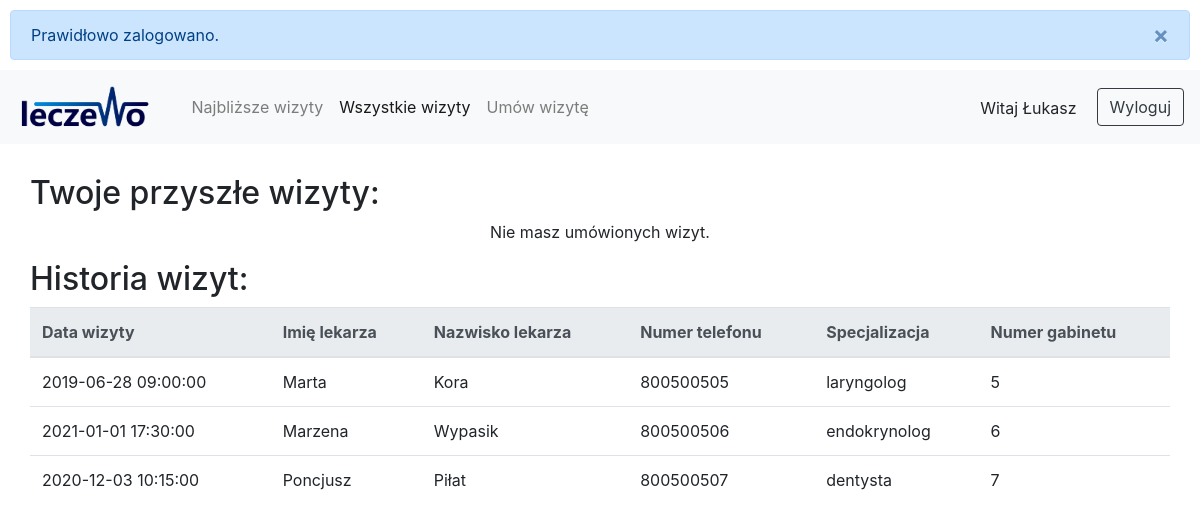
Page /patient.php?visits (signed in) on the committed database.
### tables this page shows
CREATE TABLE `pacjent` (
  `id` int(11) NOT NULL,
  `imie` text NOT NULL,
  `nazwisko` text NOT NULL,
  `data_urodzenia` date NOT NULL,
  `pesel` bigint(11) NOT NULL,
  `miasto` text NOT NULL,
  `adres` varchar(50) NOT NULL,
  `haslo` varchar(50) NOT NULL,
  `email` varchar(255) NOT NULL
);

CREATE TABLE `wizyta` (
  `id` int(11) NOT NULL,
  `id_pacjenta` int(11) DEFAULT NULL,
  `id_lekarza` int(11) DEFAULT NULL,
  `data_wizyty` datetime DEFAULT NULL
);

CREATE TABLE `lekarz` (
  `id` int(11) NOT NULL,
  `imie` text NOT NULL,
  `nazwisko` text NOT NULL,
  `specjalizacja` text NOT NULL,
  `telefon` int(11) NOT NULL,
  `nr_gabinetu` int(11) NOT NULL
);

### utils/is_authorized.php (called while the page is built, shortened)
<?php
class IsAuthorized
{
    public function is_patient()
    {
        return isset($_SESSION['pacjent']) ? $_SESSION['pacjent'] > 0 : false;
    }
}

### utils/data_base.php (called while the page is built, shortened)
<?php
class DataBase
{
    private $host = 'localhost';
    private $user = 'root';
    private $password = '';
    private $dbname = 'przychodnia';
    private $pdo;
    public function __construct()
    {
        $dsn = 'mysql:host=' . $this->host . '; dbname=' . $this->dbname;
        try {
            $this->pdo = new PDO($dsn, $this->user, $this->password, array(PDO::ATTR_ERRMODE => PDO::ERRMODE_WARNING));
        } catch (PDOException $e) {
            echo 'Connection failed: ' . $e->getMessage();
            exit;
        }
    }
    public function get_user_name($user_id)
    {
        $sql = "SELECT imie FROM pacjent WHERE id = ?";
        $stmt = $this->pdo->prepare($sql);
        $stmt->execute(array($user_id));
        return $stmt->fetch(PDO::FETCH_ASSOC)['imie'];
    }
    public function get_visits($patient_id, $future = true, $past = true, $number = 0)
    {
        $sql_add = "";
        if ($future xor $past) {
            $sql_add .= " AND wizyta.data_wizyty " . ($future ? ">=" : "<") . " NOW()";
        }
        $sql = "SELECT wizyta.*, lekarz.* FROM wizyta LEFT JOIN lekarz ON wizyta.id_lekarza = lekarz.id WHERE wizyta.id_pacjenta = ?" . $sql_add;
        $stmt = $this->pdo->prepare($sql);
        $stmt->execute(array($patient_id));
        return $stmt->fetchAll(PDO::FETCH_ASSOC);
    }
}

### views/patient_visits_table.php (the view)
<table class="table">
    <thead class="thead-light">
        <tr>
            <th scope="col">Data wizyty</th>
            <th scope="col">Imię lekarza</th>
            <th scope="col">Nazwisko lekarza</th>
            <th scope="col">Numer telefonu</th>
            <th scope="col">Specjalizacja</th>
            <th scope="col">Numer gabinetu</th>
        </tr>
    </thead>
    <tbody>
        <?php foreach ($visits as $key => $value) : ?>
            <tr>
                <td><?php echo ($value['data_wizyty']); ?></td>
                <td><?php echo ($value['imie']); ?></td>
                <td><?php echo ($value['nazwisko']); ?></td>
                <td><?php echo ($value['telefon']); ?></td>
                <td><?php echo ($value['specjalizacja']); ?></td>
                <td><?php echo ($value['nr_gabinetu']); ?></td>
            </tr>
        <?php endforeach; ?>
    </tbody>
</table>

### patient.php (shortened to what this page needs)
<?php
require_once('utils/is_authorized.php');
require_once('utils/data_base.php');
class Patient
{
    public function __construct()
    {
        $this->db = new DataBase();
        $this->pid = $_SESSION['pacjent'];
        $this->patient_name = $this->db->get_user_name($this->pid);
    }
    public function load_visits_page()
    {
        $active = "visits";
        $name = $this->patient_name;
        $future_visits = $this->db->get_visits($this->pid, true, false);
        $past_visits = $this->db->get_visits($this->pid, false, true);
        require_once('views/patient_visits.php');
    }
}
$ia = new IsAuthorized();
if ($ia->is_patient()) {
    $p = new Patient();
    if (isset($_GET['visits'])) {
        $p->load_visits_page();
    } else if (isset($_GET['set_visit'])) {
        if (!empty($_POST)) {
            $p->set_visit($_POST);
        } else {
            $p->load_set_visit_page();
        }
    } else {
        $p->load_main_page();
    }
} else {
    header("Location: login.php");
}

### views/after_login_header.php (shortened to what this page needs)
<!doctype html>
<html lang="en">
<head>
    <link rel="stylesheet" href="https://cdn.jsdelivr.net/npm/bootstrap@4.5.3/dist/css/bootstrap.min.css">
    <link rel="stylesheet" href="css/after_login.css">
</head>
<body>
    <?php if (isset($_SESSION["komunikat"])) : ?>
        <div class="alert alert-primary alert-dismissible fade show" role="alert">
            <?php echo $_SESSION["komunikat"]; ?>
            <button type="button" class="close" data-dismiss="alert" aria-label="Close">
                <span aria-hidden="true">&times;</span>
            </button>
        </div>
    <?php endif; ?>
    <nav class="navbar navbar-expand-lg navbar-light bg-light">
        <a href="./"><img class="logo" src="images/logo.png"></a>
        <div class="collapse navbar-collapse" id="navbarNavAltMarkup">
            <?php if (isset($pid)) : ?>
                <div class="navbar-nav">
                    <a class="nav-item nav-link <?php echo ($active == 'main' ? 'active' : ''); ?>" href="patient.php">Najbliższe wizyty</a>
                    <a class="nav-item nav-link <?php echo ($active == 'visits' ? 'active' : ''); ?>" href="patient.php?visits">Wszystkie wizyty</a>
                    <a class="nav-item nav-link <?php echo ($active == 'set_visit' ? 'active' : ''); ?>" href="patient.php?set_visit">Umów wizytę</a>
                </div>
                <?php endif;
            ?>
        </div>
        <?php if ($name) : ?>
            <p>Witaj <?php echo ($name); ?></p>
        <?php endif; ?>
        <button class="btn btn-outline-dark" onclick="document.location='logout.php'">Wyloguj</button>
    </nav>
    <main>

### views/patient_visits.php
<?php require_once('views/after_login_header.php'); ?>
<h2>Twoje przyszłe wizyty:</h2>
<?php if ($future_visits) : ?>
    <?php
    $visits = $future_visits;
    include('views/patient_visits_table.php');
    ?>
<?php else : ?>
    <p>Nie masz umówionych wizyt.</p>
<?php endif; ?>
<h2>Historia wizyt:</h2>
<?php if ($past_visits) : ?>
    <?php
    $visits = $past_visits;
    include('views/patient_visits_table.php');
    ?>
<?php else : ?>
    <p>W histori nie ma wizyt.</p>
<?php endif; ?>
<?php require_once('views/after_login_footer.php'); ?>

### views/after_login_footer.php (shortened to what this page needs)
</main>
</body>
</html>

### css/after_login.css (style rules this page uses)
body, html { margin: 0; }
.alert { margin: 10px; }
nav.navbar p { margin-right: 20px; margin-top: 18px; }
.logo { height: 48px; margin-right: 30px; }
main { padding: 30px; }
main h1, main p { text-align: center; }

### rows in the picture
pacjent: imie "Łukasz"
wizyta: data_wizyty "2019-06-28 09:00:00", id_lekarza.imie "Marta", id_lekarza.nazwisko "Kora", id_lekarza.telefon "800500505", id_lekarza.specjalizacja "laryngolog", id_lekarza.nr_gabinetu "5"
wizyta: data_wizyty "2021-01-01 17:30:00", id_lekarza.imie "Marzena", id_lekarza.nazwisko "Wypasik", id_lekarza.telefon "800500506", id_lekarza.specjalizacja "endokrynolog", id_lekarza.nr_gabinetu "6"
wizyta: data_wizyty "2020-12-03 10:15:00", id_lekarza.imie "Poncjusz", id_lekarza.nazwisko "Piłat", id_lekarza.telefon "800500507", id_lekarza.specjalizacja "dentysta", id_lekarza.nr_gabinetu "7"

### other values in the picture
$_SESSION["komunikat"] "Prawidłowo zalogowano."
